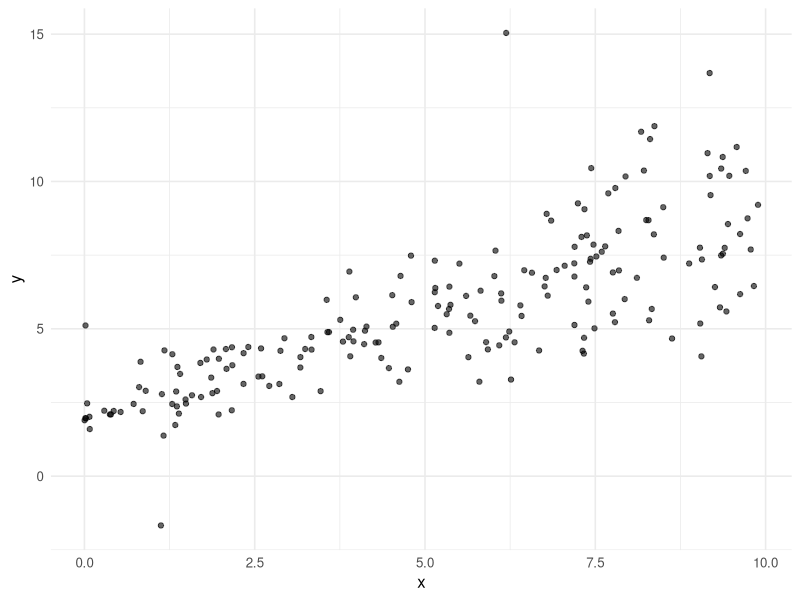
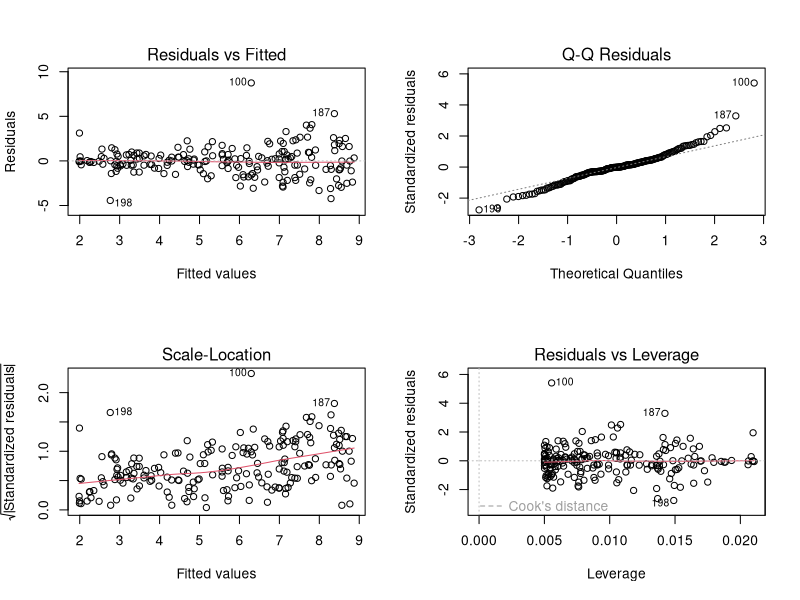

These charts were generated, in order, by the following R code:
# ============================================================
# Biostatistics Courses
# Course 2 — Week 1, Session 5: Robust / weighted / sandwich
# ============================================================

# --- 0. Setup --------------------------------------------------
library(tidyverse)
library(broom)
library(MASS)
library(sandwich)
library(lmtest)
set.seed(42)
theme_set(theme_minimal(base_size = 12))

# --- 1. Hypothesis / Goal --------------------------------------
# Compare OLS, robust, and weighted regression; apply HC SEs.

# --- 2. Data ---------------------------------------------------
n <- 200
x <- runif(n, 0, 10)
eps <- rnorm(n, 0, 0.3 + 0.2 * x)
outl <- sample(seq_len(n), 8); eps[outl] <- eps[outl] + rnorm(8, 0, 6)
y <- 2 + 0.7 * x + eps
dat <- tibble(x, y)

# --- 3. Visualise ----------------------------------------------
p <- ggplot(dat, aes(x, y)) + geom_point(alpha = 0.6) +
  labs(x = "x", y = "y")
print(p)

# --- 4. Assumptions --------------------------------------------
fit_ols <- lm(y ~ x, data = dat)
par(mfrow = c(2, 2)); plot(fit_ols); par(mfrow = c(1, 1))

# --- 5. Conduct / Fit ------------------------------------------
fit_rlm <- MASS::rlm(y ~ x, data = dat)
w <- 1 / (0.3 + 0.2 * dat$x)^2
fit_wls <- lm(y ~ x, data = dat, weights = w)
print(tidy(fit_ols))
print(summary(fit_rlm))
print(tidy(fit_wls))
print(coeftest(fit_ols, vcov. = vcovHC(fit_ols, type = "HC3")))

# --- 6. Report -------------------------------------------------
cat(sprintf("Slopes — OLS: %.2f; robust: %.2f; WLS: %.2f\n",
            coef(fit_ols)[2], coef(fit_rlm)[2], coef(fit_wls)[2]))
